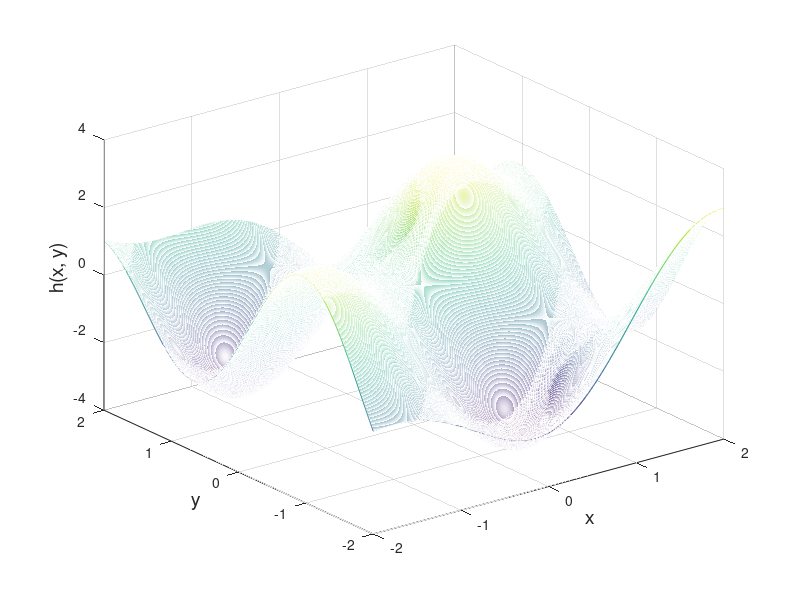
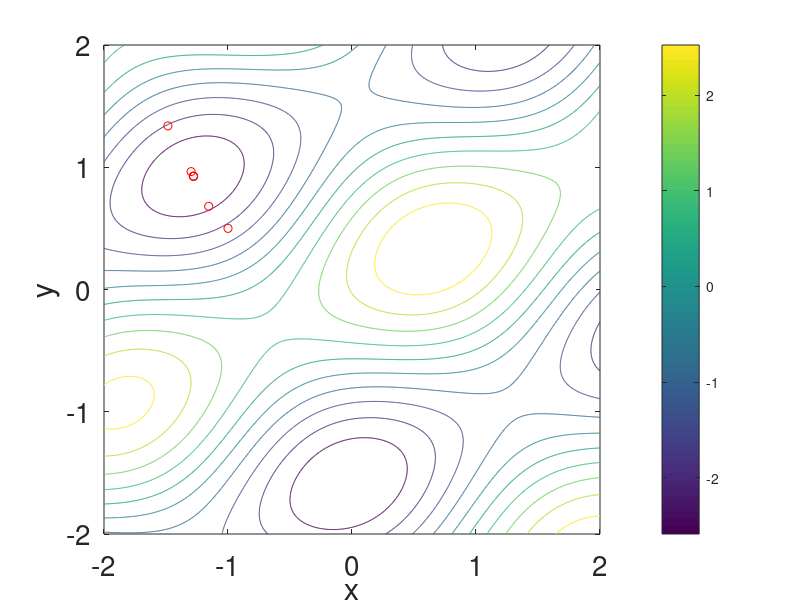

The MATLAB source for these figures, in order:
% example for Newton-Raphson method for 2D case

clear; close all;

h = inline('sin(2*x+y)+2*cos(x-2*y)+0.1*(x+y)', 'x', 'y');

dhx = inline('2*cos(2*x+y) - 2*sin(x-2*y) + 0.1', 'x', 'y');
dhy = inline('cos(2*x+y) + 4*sin(x-2*y) + 0.1', 'x', 'y');

ddhxx = inline('-4*sin(2*x+y) - 2*cos(x-2*y)', 'x', 'y');
ddhyy = inline('-sin(2*x+y) - 8*cos(x-2*y)', 'x', 'y');
ddhxy = inline('-2*sin(2*x+y) + 4*cos(x-2*y)', 'x', 'y');


X = -2:0.005:2;
Y = -2:0.005:2;
for i = 1:length(X)
    Z(:,i) = h(X(i),Y);
end

figure(1);
mesh(X,Y,Z);
xlabel('x', 'fontsize', 14);
ylabel('y', 'fontsize', 14);
zlabel('h(x, y)', 'fontsize', 14); 

figure(2);
contour(X,Y,Z);
xlabel('x', 'fontsize', 14);
ylabel('y', 'fontsize', 14);
colorbar; 

%%% Newtwon-Raphson
x0 = [-1,0.5]';

x(:,1) = x0;

gx = x(:,1)+1;

i = 1;
while (norm(x(:,i) - gx) > 1e-6)
    gx = x(:,i);
    
    GRD = [dhx(x(1,i), x(2,i)), dhy(x(1,i), x(2,i))]';

    H = [ddhxx(x(1,i), x(2,i)), ddhxy(x(1,i), x(2,i)); ...
         ddhxy(x(1,i), x(2,i)), ddhyy(x(1,i), x(2,i));];    
    
    x(:,i+1) = x(:,i) - inv(H)*GRD;
    i = i+1;
end

figure(2);
hold on;
plot(x(1,:), x(2,:),'ro');
set(gca, 'fontsize', 20);
